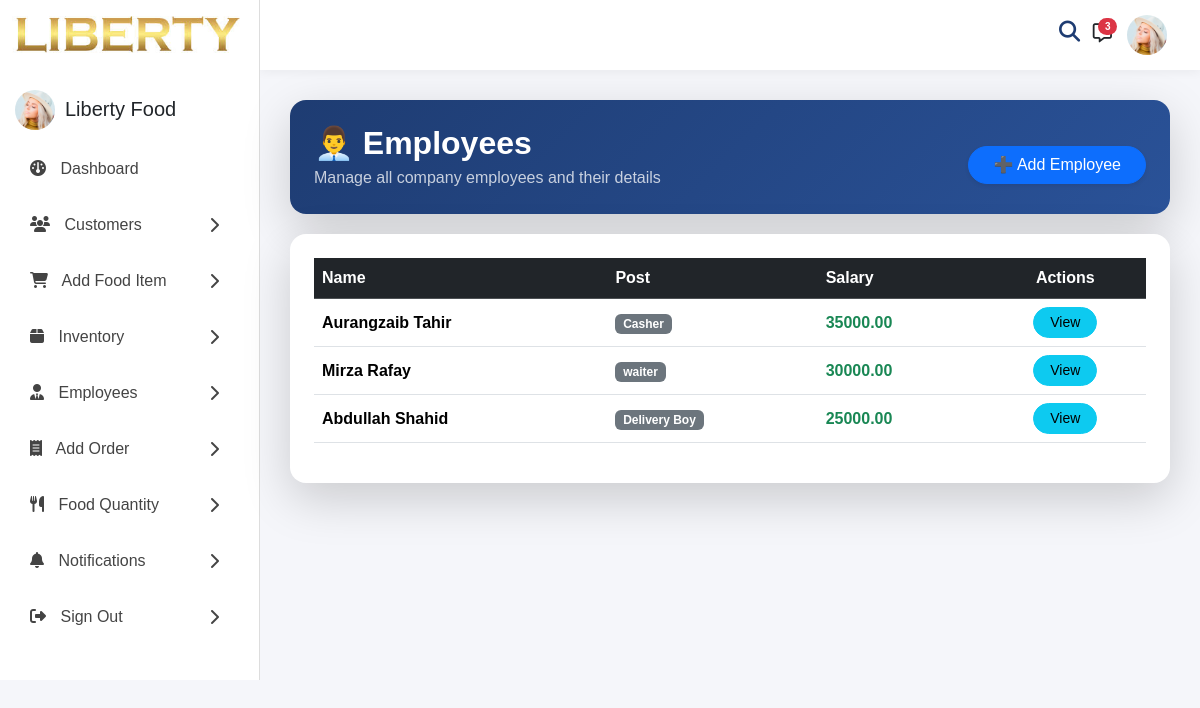
The page /people/customer/employees/ on the database as committed earlier.
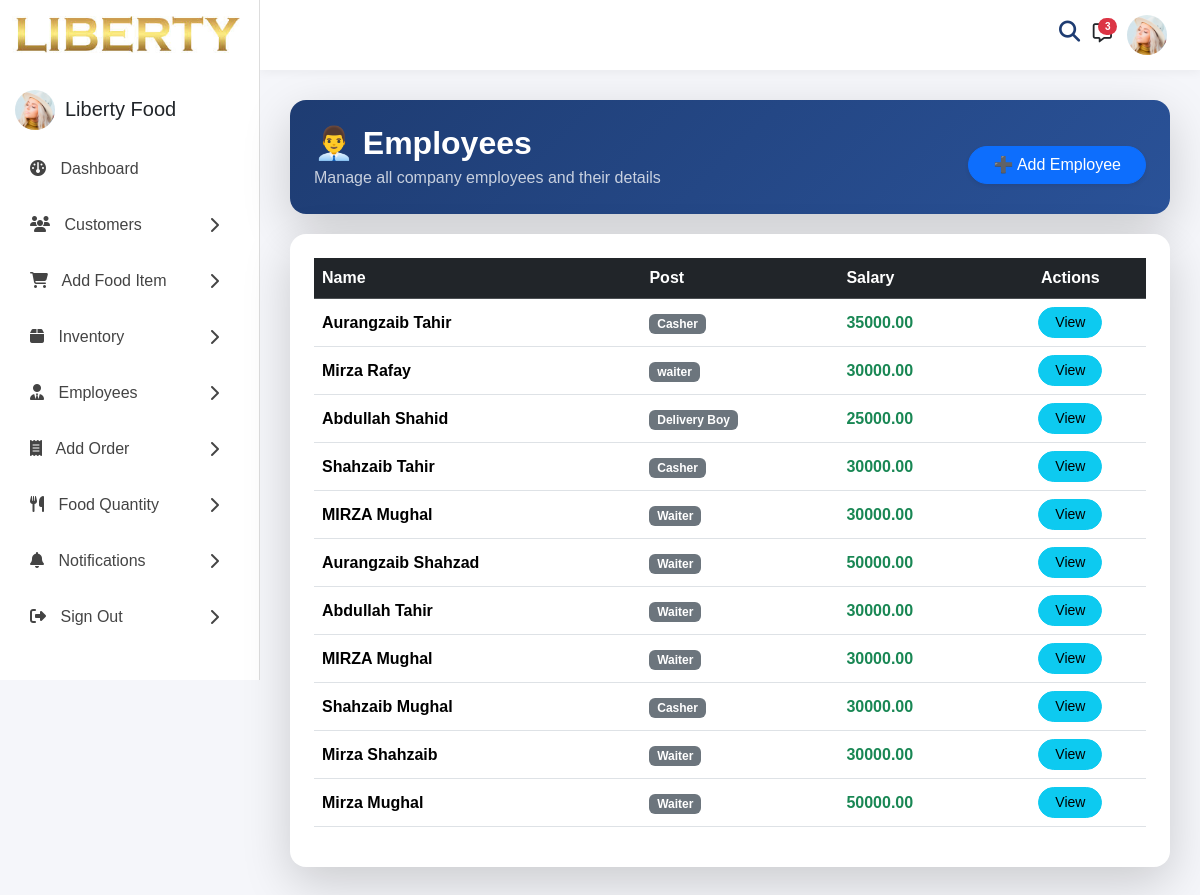
The same page on the database as committed later.
### people_app/models.py (models this page shows, shortened)
class Employee(models.Model):
    first_name = models.CharField(max_length=50)
    last_name = models.CharField(max_length=50)
    position = models.CharField(max_length=100)
    join_date = models.DateField()
    is_active = models.BooleanField(default=True)
    base_salary = models.DecimalField(max_digits=10, decimal_places=2, default=0)

### people_app/views.py (the view)
# urls.py: path('employees/', views.employee_list, name='employee_list'),
def employee_list(request):
    employees = Employee.objects.all()
    return render(request, "employee_list.html", {"employees": employees})

### templates/employee_list.html (shortened to what this page needs)
{% extends "base.html" %}
{% load static %}
{% block content %}
<div class="card border-0 shadow-lg rounded-4 overflow-hidden">
    <div class="p-4 text-white"
        style="background: linear-gradient(135deg, #1e3c72, #2a5298);">
        <div class="d-flex justify-content-between align-items-center flex-wrap">
            <div>
                <h2 class="fw-bold mb-1">
                    👨‍💼 Employees
                </h2>
                <p class="mb-0 opacity-75">
                    Manage all company employees and their details
                </p>
            </div>
            <div class="d-flex justify-content-end mt-3">
                <a href="{% url 'employee_add' %}"
                    class="btn btn-primary rounded-pill px-4 shadow-sm">
                    ➕ Add Employee
                </a>
            </div>
        </div>
    </div>
</div>
<div class="main-panel" style="width: 100%; margin-top: 20px;">
    <div class="content-wrapper">
        <div class="row">
            <div class="col-md-12 grid-margin stretch-card">
                <div class="card border-0 shadow-lg rounded-4">
                    <div class="card-body p-4">
                        <div class="table-responsive" style="overflow: unset;">
                            <table id="employeeTable" class="table table-hover align-middle">
                                <thead class="table-dark">
                                    <tr>
                                        <th>Name</th>
                                        <th>Post</th>
                                        <th>Salary</th>
                                        <th class="text-center">Actions</th>
                                    </tr>
                                </thead>
                                <tbody>
                                    {% for e in employees %}
                                    <tr>
                                        <td class="fw-semibold">
                                            {{ e.first_name }} {{ e.last_name }}
                                        </td>
                                        <td>
                                            <span class="badge bg-secondary">
                                                {{ e.position }}
                                            </span>
                                        </td>
                                        <td class="text-success fw-bold">
                                            {{ e.base_salary }}
                                        </td>
                                        <td class="text-center">
                                            <a href="{% url 'employee_detail' e.id %}"
                                                class="btn btn-sm btn-info rounded-pill px-3">
                                                View
                                            </a>
                                        </td>
                                    </tr>
                                    {% empty %}
                                    <tr>
                                        <td colspan="4" class="text-center text-muted py-4">
                                            No employees found.
                                        </td>
                                    </tr>
                                    {% endfor %}
                                </tbody>
                            </table>
                        </div>
                    </div>
                </div>
            </div>
        </div>
    </div>
</div>
<link rel="stylesheet" href="https://cdn.datatables.net/1.13.6/css/jquery.dataTables.min.css">
<link rel="stylesheet" href="https://cdn.datatables.net/buttons/2.4.2/css/buttons.dataTables.min.css">
{% endblock %}

### templates/base.html (shortened to what this page needs)
{% load static %}
<!DOCTYPE html>
<html lang="en">
<head>
  <link href="https://cdn.jsdelivr.net/npm/bootstrap@5.3.3/dist/css/bootstrap.min.css" rel="stylesheet">
  <link href="https://cdnjs.cloudflare.com/ajax/libs/font-awesome/6.5.1/css/all.min.css" rel="stylesheet">
</head>
<body>
  <div class="wrapper">
    <div class="sidebar">
      <div class="text-center ">
        <img src="{% static 'E:\Python\LIberty_FOOD_Stok_and_Employee\static\download (1).jfif' %}" alt="logo"
          style="height:90px;">
      </div>
      <div class="pro" style="display: flex; gap: 10px;">
      <div class="profile" style="margin-left: 15px;">
       {% if request.user.profile_image %}
        <img src="{{ request.user.profile_image.url }}" alt="">
        {% else %}
        <img src="{% static 'assets/images/faces/face1.jpg' %}" alt="">
        {% endif %}
      </div>
      <div style="margin-top: 7px;"><h5>Liberty Food</h5></div></div>
      <ul>
        <li>
          <a href="{% url 'home' %}">
            <span><i class="fas fa-gauge"></i> Dashboard</span>
          </a>
        </li>
        <li>
          <a href="{% url 'customer_list' %}">
            <span><i class="fas fa-users"></i> Customers</span>
            <i class="fas fa-chevron-right"></i>
          </a>
        </li>
        <li>
          <a href="{% url 'fooditem_add' %}">
            <span><i class="fas fa-cart-shopping"></i> Add Food Item</span>
            <i class="fas fa-chevron-right"></i>
          </a>
        </li>
        <li>
          <a href="{% url 'fooditem_list' %}">
            <span><i class="fas fa-box"></i> Inventory</span>
            <i class="fas fa-chevron-right"></i>
          </a>
        </li>
        <li>
          <a href="{% url 'employee_list' %}">
            <span><i class="fas fa-user-tie"></i> Employees</span>
            <i class="fas fa-chevron-right"></i>
          </a>
        </li>
        <li>
          <a href="{% url 'order_add' %}">
            <span><i class="fas fa-receipt"></i> Add Order</span>
            <i class="fas fa-chevron-right"></i>
          </a>
        </li>
        <li>
          <a href="{% url 'food_quantity' %}">
            <span><i class="fas fa-utensils"></i> Food Quantity</span>
            <i class="fas fa-chevron-right"></i>
          </a>
        </li>
        <li>
          <a href="#">
            <span><i class="fas fa-bell"></i> Notifications</span>
            <i class="fas fa-chevron-right"></i>
          </a>
        </li>
        <li>
          <a href="{% url 'logout' %}">
            <span><i class="fas fa-sign-out-alt"></i> Sign Out</span>
            <i class="fas fa-chevron-right"></i>
          </a>
        </li>
      </ul>
    </div>
    <div class="main">
      <div class="topbar" style="display: flex; justify-content: end; gap: 15px;">
        <div class="search-wrapper" style="display: flex; gap: 14px;">
          <i class="fa-solid fa-magnifying-glass" style="font-size: larger;" id="searchIcon"></i>
          <li class="nav-item dropdown">
            <a href="#" class="nav-link dropdown-toggle" data-bs-toggle="dropdown">
              <span class="badge bg-danger rounded-pill position-absolute"
                style="top:-5px; right:-5px; font-size:10px;">
                3
              </span>
            </a>
          </li>
        </div>
        <div class="dropdown">
          <a href="#" class="d-flex align-items-center text-decoration-none text-dark" data-bs-toggle="dropdown"
            aria-expanded="false">
            <div class="profile">
              {% if request.user.profile_image %}
              <img src="{{ request.user.profile_image.url }}" alt="">
              {% else %}
              <img src="{% static 'assets/images/faces/face1.jpg' %}" alt="">
              {% endif %}
            </div>
          </a>
        </div>
      </div>
      <div class="content">
        {% block content %}
        {% endblock %}
      </div>
    </div>
  </div>
</body>
</html>

### templates/base.html (style rules this page uses)
.search-wrapper li { list-style: none; }
* { margin: 0; padding: 0; box-sizing: border-box; }
body { background: #f5f6fa; font-family: Arial, sans-serif; }
.wrapper { display: flex; }
.sidebar { width: 260px; background: #fff; border-right: 1px solid #ddd; position: fixed; left: 0; top: 0; overflow-y: auto; }
.sidebar ul { list-style: none; padding: 15px; }
.sidebar ul li { margin-bottom: 8px; }
.sidebar ul li a { text-decoration: none; color: #444; display: flex; align-items: center; justify-content: space-between; padding: 12px 15px; border-radius: 8px; transition: .3s; }
.sidebar i { margin-right: 10px; }
.main { margin-left: 260px; width: 100%; }
.topbar { height: 70px; background: #fff; display: flex; justify-content: space-between; align-items: center; padding: 0 25px; box-shadow: 0 2px 10px rgba(0, 0, 0, .05); }
.profile { width: 40px; height: 40px; border-radius: 50%; overflow: hidden; }
.profile img { width: 100%; height: 100%; object-fit: cover; }
.content { padding: 30px; }
.search-wrapper { position: relative; }
.dropdown-toggle::after { display: none !important; }
.fa-magnifying-glass, .fa-message, i { cursor: pointer; transition: 0.3s; }
.fa-magnifying-glass, i:hover, .fa-message:hover { color: #1e3c72; transform: scale(1.1); }

Rows that differ between the two databases and show on the page:
added Employee: first_name "Shahzaib", last_name "Tahir", position "Casher", base_salary "30000.00"
added Employee: first_name "MIRZA", last_name "Mughal", position "Waiter", base_salary "30000.00"
added Employee: first_name "Aurangzaib", last_name "Shahzad", position "Waiter", base_salary "50000.00"
added Employee: first_name "Abdullah", last_name "Tahir", position "Waiter", base_salary "30000.00"
added Employee: first_name "MIRZA", last_name "Mughal", position "Waiter", base_salary "30000.00"
added Employee: first_name "Shahzaib", last_name "Mughal", position "Casher", base_salary "30000.00"
added Employee: first_name "Mirza", last_name "Shahzaib", position "Waiter", base_salary "30000.00"
added Employee: first_name "Mirza", last_name "Mughal", position "Waiter", base_salary "50000.00"
